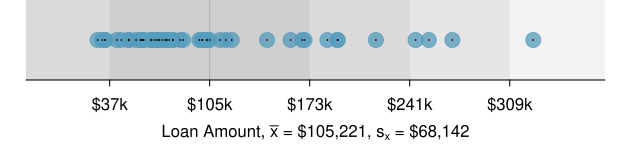

Write R code to recreate this figure.
library(openintro)
data(email50)
data(COL)
d <- loan50$total_income
mean(d)
sd(d)

myPDF("sdRuleForIncome.pdf", 6.3, 1.5,
      mar = c(3.5, 1.3, 0, 1.3),
      mgp = c(2.2, 0.7, 0))
expr <- expression(paste("Loan Amount, ",
                         bar(x),
                         " = $105,221, ",
                         s[x],
                         " = $68,142"))
dotPlot(d,
        col = COL[1,2],
        pch = 20,
        cex = 2,
        xlim = range(d) + sd(d) / 2 * c(-1, 1),
        axes = FALSE,
        xlab = expr,
        type = 'n')
m <- round(mean(d), -3)
s <- round(sd(d), -3)
abline(v = m, col = COL[7])
col <- '#0000000D'
border <- '#00000000'
rect(m - s, -5, m + s, 5,
     col = col, border = border)
rect(m - 2 * s, -5, m + 2 * s, 5,
     col = col, border = border)
rect(m - 3 * s, -5, m + 3 * s, 5,
     col = col, border = border)
rect(m - 4 * s, -5, m + 4 * s, 5,
     col = col, border = border)
dotPlot(d,
        col = COL[1, 2],
        pch = 20,
        cex = 3,
        add = TRUE,
        axes = FALSE)
dotPlot(d,
        col = 1,
        pch = ".",
        add = TRUE,
        axes = FALSE)
AxisInDollars(1, m + s * (-7:7))
dev.off()

sum(d > m - s & d < m + s) / length(d)
sum(d > m - 2 * s & d < m + 2 * s) / length(d)
